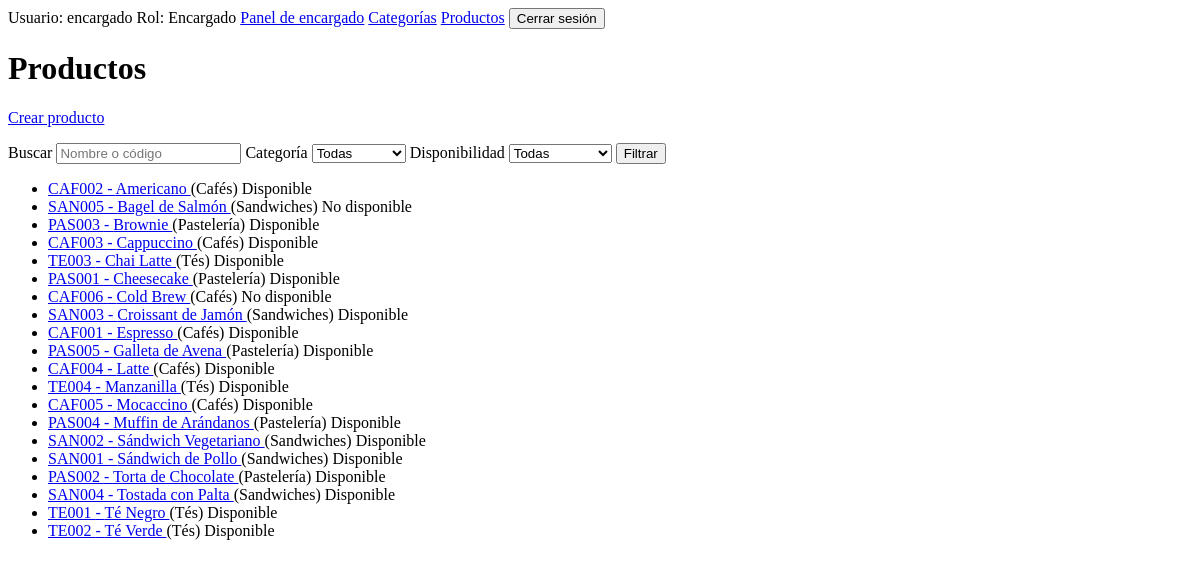
The app's page /encargado/productos/ (signed in), older data.
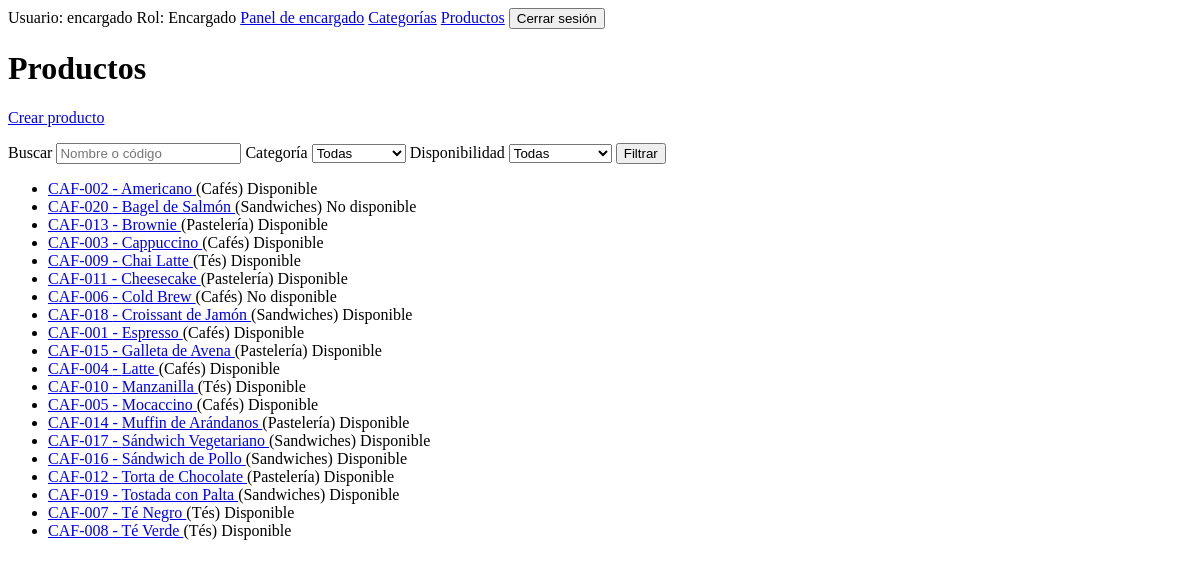
The same page, newer data.
### fiores/models.py (models this page shows, shortened)
class Producto(models.Model):
    categoria = models.ForeignKey(
        Categoria,
        on_delete=models.PROTECT,
        related_name="productos",
    )
    codigo = models.CharField(max_length=10, unique=True)
    nombre = models.CharField(max_length=100)
    precio = models.IntegerField()
    stock = models.IntegerField(default=0)
    disponible = models.BooleanField(default=True)
    creado = models.DateTimeField(default=timezone.now)
    class Meta:
        ordering = ["nombre"]
        verbose_name = "producto"
        verbose_name_plural = "productos"
        constraints = [
            models.CheckConstraint(condition=models.Q(precio__gte=0), name="producto_precio_no_negativo"),
            models.CheckConstraint(condition=models.Q(stock__gte=0), name="producto_stock_no_negativo"),
        ]

class Categoria(models.Model):
    nombre = models.CharField(max_length=50, unique=True)
    descripcion = models.TextField(blank=True)
    activa = models.BooleanField(default=True)
    class Meta:
        ordering = ["nombre"]
        verbose_name = "categoría"
        verbose_name_plural = "categorías"

### fiores/views.py (the view)
# urls.py: path("encargado/productos/", views.producto_lista, name="producto_lista"),
@login_required
def producto_lista(request):
    revisar_encargado(request)
    productos = Producto.objects.all().order_by("nombre")
    categorias = Categoria.objects.all()
    busqueda = request.GET.get("q", "").strip()
    categoria_id = request.GET.get("categoria", "").strip()
    disponible = request.GET.get("disponible", "").strip()
    if busqueda:
        productos = productos.filter(Q(nombre__icontains=busqueda) | Q(codigo__icontains=busqueda))
    if categoria_id.isdecimal():
        productos = productos.filter(categoria_id=int(categoria_id))
    if disponible in ("0", "1"):
        productos = productos.filter(disponible=disponible == "1")
    datos = {
        "productos": productos,
        "categorias": categorias,
        "busqueda": busqueda,
        "categoria_id": categoria_id,
        "disponible": disponible,
    }
    return render(request, "fiores/producto_lista.html", datos)

### fiores/context_processors.py (called while the page is built)
def carrito(request):
    unidades = 0
    carrito = request.session.get("carrito", {})
    for cantidad in carrito.values():
        unidades += int(cantidad)
    return {"carrito_unidades": unidades}

### fiores/views.py (called while the page is built)
def revisar_encargado(request):
    if not request.user.is_staff:
        raise PermissionDenied

### fiores/templates/fiores/producto_lista.html (shortened to what this page needs)
{% extends "fiores/base.html" %}
{% block content %}
    <h1>Productos</h1>
    <p><a href="{% url 'producto_crear' %}">Crear producto</a></p>
    <form method="get">
        <label for="q">Buscar</label>
        <input id="q" name="q" value="{{ busqueda }}" placeholder="Nombre o código">
        <label for="categoria">Categoría</label>
        <select id="categoria" name="categoria">
            <option value="">Todas</option>
        </select>
        <label for="disponible">Disponibilidad</label>
        <select id="disponible" name="disponible">
            <option value="">Todas</option>
        </select>
        <button type="submit">Filtrar</button>
    </form>
    <ul>
        {% for producto in productos %}
            <li>
                <a href="{% url 'producto_detalle' producto.pk %}">
                    {{ producto.codigo }} - {{ producto.nombre }}
                </a>
                ({{ producto.categoria.nombre }})
                {% if producto.disponible %}Disponible{% else %}No disponible{% endif %}
            </li>
        {% empty %}
            <li>No hay productos.</li>
        {% endfor %}
    </ul>
{% endblock %}

### fiores/templates/fiores/base.html (shortened to what this page needs)
<!DOCTYPE html>
<html lang="es">
<head>
</head>
<body>
    {% if user.is_authenticated %}
        <nav>
            <span>Usuario: {{ user.get_username }}</span>
            <span>Rol: {% if user.is_staff %}Encargado{% else %}Cliente{% endif %}</span>
            {% if user.is_staff %}
                <a href="{% url 'panel_encargado' %}">Panel de encargado</a>
                <a href="{% url 'categoria_lista' %}">Categorías</a>
                <a href="{% url 'producto_lista' %}">Productos</a>
            {% else %}
                <a href="{% url 'catalogo' %}">Catálogo</a>
                <a href="{% url 'ver_carrito' %}">Carrito ({{ carrito_unidades }})</a>
                <a href="{% url 'mis_pedidos' %}">Mis pedidos</a>
            {% endif %}
            <form method="post" action="{% url 'logout' %}" style="display: inline;">
                <button type="submit">Cerrar sesión</button>
            </form>
        </nav>
    {% endif %}
    {% block content %}{% endblock %}
</body>
</html>

Row changes from the older to the newer data that the page shows:
changed Producto "Americano": codigo "CAF002" → "CAF-002"
changed Producto "Bagel de Salmón": codigo "SAN005" → "CAF-020"
changed Producto "Brownie": codigo "PAS003" → "CAF-013"
changed Producto "Cappuccino": codigo "CAF003" → "CAF-003"
changed Producto "Chai Latte": codigo "TE003" → "CAF-009"
changed Producto "Cheesecake": codigo "PAS001" → "CAF-011"
changed Producto "Cold Brew": codigo "CAF006" → "CAF-006"
changed Producto "Croissant de Jamón": codigo "SAN003" → "CAF-018"
changed Producto "Espresso": codigo "CAF001" → "CAF-001"
changed Producto "Galleta de Avena": codigo "PAS005" → "CAF-015"
changed Producto "Latte": codigo "CAF004" → "CAF-004"
changed Producto "Manzanilla": codigo "TE004" → "CAF-010"
changed Producto "Mocaccino": codigo "CAF005" → "CAF-005"
changed Producto "Muffin de Arándanos": codigo "PAS004" → "CAF-014"
changed Producto "Sándwich Vegetariano": codigo "SAN002" → "CAF-017"
changed Producto "Sándwich de Pollo": codigo "SAN001" → "CAF-016"
changed Producto "Torta de Chocolate": codigo "PAS002" → "CAF-012"
changed Producto "Tostada con Palta": codigo "SAN004" → "CAF-019"
changed Producto "Té Negro": codigo "TE001" → "CAF-007"
changed Producto "Té Verde": codigo "TE002" → "CAF-008"
